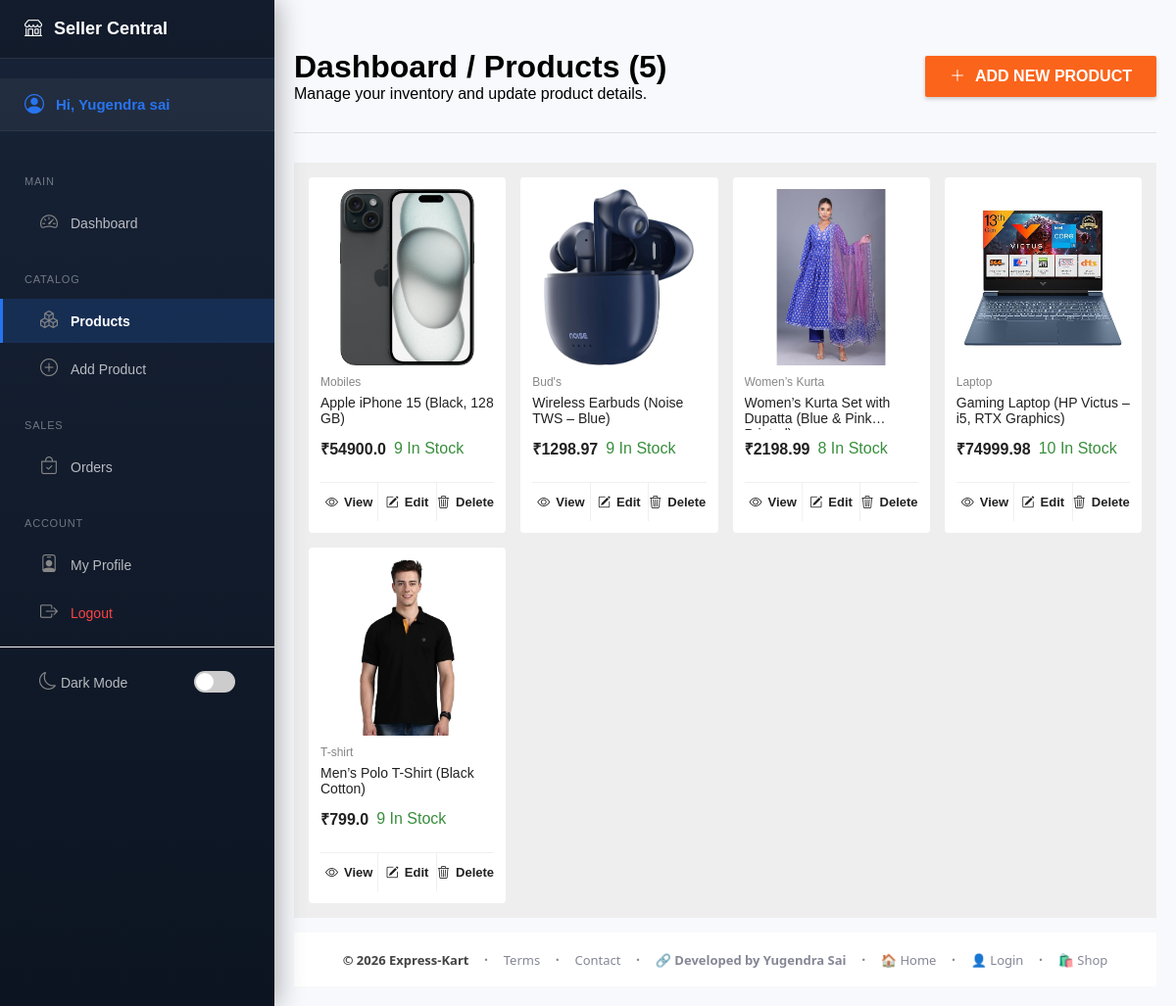
/merchant/item-list (signed in), run on the app's committed database.
### tables this page shows
CREATE TABLE products (
        product_id INTEGER PRIMARY KEY AUTOINCREMENT,
        name TEXT NOT NULL,
        description TEXT,
        category TEXT,
        price REAL,
        image TEXT,
        admin_id INTEGER, stock INTEGER DEFAULT 10,
        FOREIGN KEY (admin_id) REFERENCES admin (admin_id)
    );

### app.py (the view)
@app.route('/merchant/item-list')
def item_list():
    auth_check = merchant_or_admin_required()
    if auth_check: return auth_check
    search = request.args.get('search', '')
    category_filter = request.args.get('category', '')
    conn = get_db_connection()
    cursor = conn.cursor()
    cursor.execute("SELECT DISTINCT category FROM products")
    categories = cursor.fetchall()
    query = "SELECT * FROM products WHERE 1=1"
    params = []
    if 'merchant_id' in session:
        query += " AND admin_id = ?"
        params.append(session['merchant_id'])
    if search:
        query += " AND name LIKE ?"
        params.append("%" + search + "%")
    if category_filter:
        query += " AND category = ?"
        params.append(category_filter)
    cursor.execute(query, params)
    products = cursor.fetchall()
    cursor.close()
    conn.close()
    return render_template(
        "merchant/item_list.html",
        products=products,
        categories=categories
    )

### app.py (called while the page is built)
def get_db_connection():
    conn = sqlite3.connect(config.DB_PATH)
    conn.row_factory = sqlite3.Row
    return conn

def merchant_or_admin_required():
    if 'super_id' in session or 'merchant_id' in session:
        return None  # Access granted
    flash("Please login to continue!", "danger")
    return redirect('/merchant-login')

### templates/merchant/item_list.html (shortened to what this page needs)
{% extends 'base.html' %}
{% block content %}
<div class="admin-products-header">
    <div class="ah-left">
        <h1>Dashboard / Products ({{ products|length }})</h1>
        <p>Manage your inventory and update product details.</p>
    </div>
    <div class="ah-right">
        <a href="/merchant/add-item" class="btn-add-large">
            <i class="bi bi-plus-lg"></i>
            ADD NEW PRODUCT
        </a>
    </div>
</div>
<div class="product-container">
    {% for product in products %}
    <div class="product-card admin-card">
        <img src="/static/uploads/product_images/{{ product.image }}" alt="{{ product.name }}">
        <div class="product-info">
            <p class="category">{{ product.category }}</p>
            <h3>{{ product.name }}</h3>
            <div class="price-box">
                <span class="new-price">₹{{ product.price }}</span>
                <span class="stock-status ps-green">{{ product.stock }} In Stock</span>
            </div>
        </div>
        <div class="admin-actions">
            <a href="/merchant/view-item/{{ product.product_id }}" class="act-btn view">
                <i class="bi bi-eye"></i> View
            </a>
            <a href="/merchant/update-item/{{ product.product_id }}" class="act-btn edit">
                <i class="bi bi-pencil-square"></i> Edit
            </a>
            <a href="/merchant/delete-item/{{ product.product_id }}" class="act-btn delete"
                onclick="return confirm('Are you sure you want to delete this product?')">
                <i class="bi bi-trash3"></i> Delete
            </a>
        </div>
    </div>
    {% endfor %}
</div>
{% endblock %}

### static/style.css (style rules this page uses)
* { margin: 0; padding: 0; box-sizing: border-box; }
body { font-family: Arial, sans-serif; background: #f5f5f5; color: #000; transition: 0.3s; }
.product-container { display: grid; grid-template-columns: repeat(auto-fill, minmax(200px, 1fr)); gap: 15px; padding: 15px; background: #eee; }
.product-card { background: #fff; border-radius: 4px; padding: 12px; text-align: left; transition: box-shadow 0.2s ease-in-out; position: relative; cursor: pointer; display: flex; flex-direction: column; }
.product-card img { width: 100%; height: 180px; object-fit: contain; margin-bottom: 10px; }
.product-card h3 { margin: 5px 0; font-size: 14px; font-weight: 500; color: #212121; overflow: hidden; text-overflow: ellipsis; display: -webkit-box; -webkit-line-clamp: 2; line-clamp: 2; -webkit-box-orient: vertical; min-height: 36px; }
.category { font-size: 12px; color: #878787; margin-bottom: 6px; white-space: nowrap; overflow: hidden; text-overflow: ellipsis; display: block; }
.price-box { margin: 8px 0; display: flex; align-items: center; gap: 8px; flex-wrap: wrap; }
.new-price { color: #212121; font-size: 16px; font-weight: 700; }
.ps-green { color: #388e3c; }

### templates/merchant_navbar.html (style rules this page uses)
.merchant-body { background: #f8f9fc; }

### templates/merchant/item_list.html (style rules this page uses)
.admin-products-header { display: flex; justify-content: space-between; align-items: center; padding: 30px 0; border-bottom: 1px solid #e0e0e0; margin-bottom: 30px; }
.btn-add-large { background: #fb641b; color: #fff; padding: 12px 25px; border-radius: 2px; font-weight: 600; text-decoration: none; display: flex; align-items: center; gap: 10px; box-shadow: 0 2px 4px 0 rgba(0, 0, 0, .2); }
.admin-card { cursor: default !important; transition: none !important; }
.admin-actions { display: flex; border-top: 1px solid #f0f0f0; margin-top: 15px; }
.act-btn { flex: 1; text-align: center; padding: 12px 0; font-size: 13px; font-weight: 600; text-decoration: none; color: #212121; display: flex; align-items: center; justify-content: center; gap: 6px; }
.act-btn:not(:last-child) { border-right: 1px solid #f0f0f0; }

### data on the page
products: image (picture), category "Mobiles", name "Apple iPhone 15 (Black, 128 GB)", price "54900.0", stock "9"
products: image (picture), category "Bud's", name "Wireless Earbuds (Noise TWS – Blue)", price "1298.97", stock "9"
products: image (picture), category "Women’s Kurta", name "Women’s Kurta Set with Dupatta (Blue &…", price "2198.99", stock "8"
products: image (picture), category "Laptop", name "Gaming Laptop (HP Victus – i5, RTX Graphics)", price "74999.98", stock "10"
products: image (picture), category "T-shirt", name "Men’s Polo T-Shirt (Black Cotton)", price "799.0", stock "9"

### other printed values
{{ session.get('merchant_name', 'Seller') }} "Yugendra sai"
{{ products|length }} "5"
